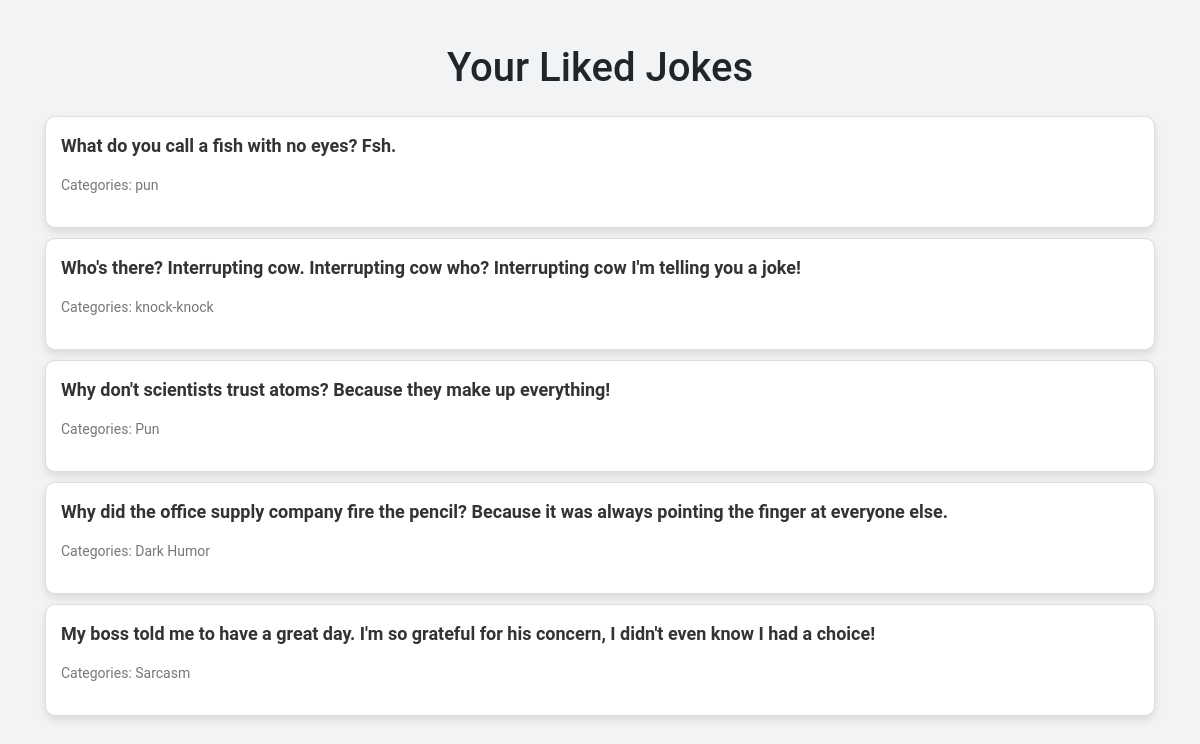
The page /liked-jokes/ (signed in) on the database its author committed.
### myapp/models.py (models this page shows, shortened)
class JokeFeedback(models.Model):
    FEEDBACK_CHOICES = (
        ('like', 'Like'),
        ('dislike', 'Dislike'),
    )
    user = models.ForeignKey(User, on_delete=models.CASCADE)
    joke = models.ForeignKey(Joke, on_delete=models.CASCADE)
    feedback_type = models.CharField(max_length=10, choices=FEEDBACK_CHOICES)
    class Meta:
        unique_together = ('user', 'joke')

class Joke(models.Model):
    joke_text = models.TextField()
    categories = models.CharField(max_length=255)
    created_at = models.DateTimeField(auto_now_add=True)

### myapp/views.py (the view)
# urls.py: path('liked-jokes/', views.liked_jokes, name='liked_jokes'),
@login_required(login_url='login')  # Specify the URL to redirect to if not logged in
def liked_jokes(request):
    liked_jokes = JokeFeedback.objects.filter(user=request.user, feedback_type='like').select_related('joke')
    context = {
        'liked_jokes': liked_jokes,
    }
    return render(request, 'liked_jokes.html', context)

### myapp/templates/liked_jokes.html (shortened to what this page needs)
{% load static %}
<!DOCTYPE html>
<html lang="en">
<head>
    <link href="https://stackpath.bootstrapcdn.com/bootstrap/4.5.2/css/bootstrap.min.css" rel="stylesheet">
</head>
<body>
    <div class="container">
        <h1 class="text-center mt-4">Your Liked Jokes</h1>
        {% if liked_jokes %}
            <div class="mt-4">
                {% for feedback in liked_jokes %}
                    <div class="joke-container">
                        <p class="joke-text">{{ feedback.joke.joke_text }}</p>
                        <p class="categories">Categories: {{ feedback.joke.categories }}</p>
                    </div>
                {% endfor %}
            </div>
        {% else %}
            <p class="no-jokes-message">You haven't liked any jokes yet!</p>
        {% endif %}
    </div>
</body>
</html>

### myapp/templates/liked_jokes.html (style rules this page uses)
body { background-color: #f1f3f4; font-family: 'Roboto', sans-serif; padding: 20px; }
.joke-container { border: 1px solid #ddd; border-radius: 10px; padding: 15px; margin-bottom: 10px; background-color: #fff; box-shadow: 0 4px 8px rgba(0, 0, 0, 0.1); transition: box-shadow 0.3s ease; }
.joke-text { font-size: 18px; font-weight: bold; color: #333; }
.categories { font-size: 14px; color: #777; }

### rows shown on the page
JokeFeedback: joke.joke_text "What do you call a fish with no eyes? Fsh.", joke.categories "pun"
JokeFeedback: joke.joke_text "Who's there? Interrupting cow. Interrupting cow who? Interrupting cow I'm telling you a joke!", joke.categories "knock-knock"
JokeFeedback: joke.joke_text "Why don't scientists trust atoms? Because they make up everything!", joke.categories "Pun"
JokeFeedback: joke.joke_text "Why did the office supply company fire the pencil? Because it was always pointing the finger at everyone else.", joke.categories "Dark Humor"
JokeFeedback: joke.joke_text "My boss told me to have a great day. I'm so grateful for his concern, I didn't even know I had a choice!", joke.categories "Sarcasm"
